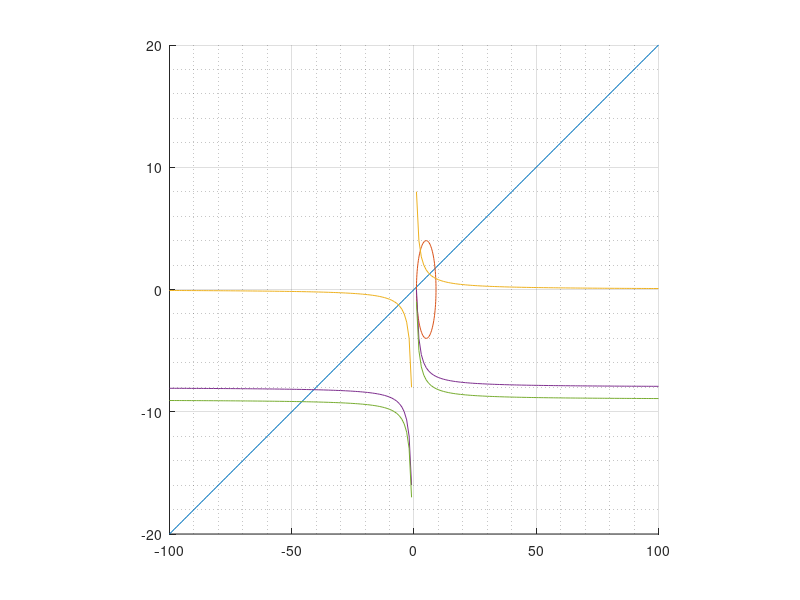

The MATLAB script that drew this image:
%--------------------------------------------------------------------------
% Minimizing a function graphically by bisection
% Q 1.2
% minimize   f(x) = x2 - 8/x1
% subject to c1(x) = x1/5 - x2 >= 0
%            c2(x) = 16 - (x1 - 5)^2 - x2^2 >= 0
%--------------------------------------------------------------------------
% Setup the problem. Hold should be on. Minor grid axis is on. Aspect
% ratio is 1 to 1 to 1.
%--------------------------------------------------------------------------
figure(2);
pbaspect([1 1 1]);
hold on;
grid on;
grid minor;
%--------------------------------------------------------------------------
% plot c1(x) = x2 = x1/5
%--------------------------------------------------------------------------
two_x1 = [-100:1:100];
two_x2 = (two_x1)/5;
plot (two_x1, two_x2);
%--------------------------------------------------------------------------
% plot c2(x) = (x1 - 5)^2 + x2^2 = 16
% done by hand, a circle of radius 4 centered at [5 0]
%--------------------------------------------------------------------------
x = 5;
y = 0;
r = 4;
th = 0:pi/50:2*pi;
xunit = r * cos(th) + x;
yunit = r * sin(th) + y;
plot(xunit, yunit);
%--------------------------------------------------------------------------
% plot the exponential for the function f(x) = x2 = 8/x1 (and shifted - c)
%--------------------------------------------------------------------------
fx1 = [-100:1:100];
f = 8./fx1;
plot (fx1, f);
c = 8;
fx2 = [-100:1:100];
f2 = (8./fx1) - c;
plot (fx2, f2);
c = 9;
fx2 = [-100:1:100];
f2 = (8./fx1) - c;
plot (fx2, f2);
hold off
%--------------------------------------------------------------------------
% [MODIFIED] ex1_5_new.m by W.-S. Lu
% This function uses a bisection method to identify
% radius r with which the contour circle tangents to 
% the parabola, see the analysis in Example 1.5 of the
% lecture notes. Using this r, the function also computes 
% the minimizer of the constrained optimization problem.
% Input: epsi -- acceptable tolerance for the uncertainty
%                range for radius r.
% Outputs:  x -- the minimizer
%           r -- value of the radius 
%           k -- number of iterations used.
% Example: [x,r,k] = ex1_5_new(1e-8);
epsi = 1e-27;
rl = -9;
ru = -6;
d = ru - rl;
k = 0;
while d > epsi,
  r = 0.5*(rl+ru);
  rts = roots([1 -10 (9+r.^2) 16.*r 64]);
  im1 = imag(rts(1));
  im2 = imag(rts(3));
    if im1*im2 ~= 0,
      rl = r;
    else
      ru = r;
    end
  d=d/2; 
  k = k+1;
end
r = ru;
disp('the roots with the final ru are')
rts=roots([1 -10 (9+r^2) 16*r 64])
xc = [];
for i = 1:4,
    if imag(rts(i)) == 0,
    xc = [xc rts(i)];
    end
end
x1 = mean(xc);
x2 = 8./x1;
disp('the optimized value of r is')
r = sqrt((x1-5)^2+x2^2)
disp('the minimizer is')
x = [x1 x2]'
disp('number of iterations used:')
k